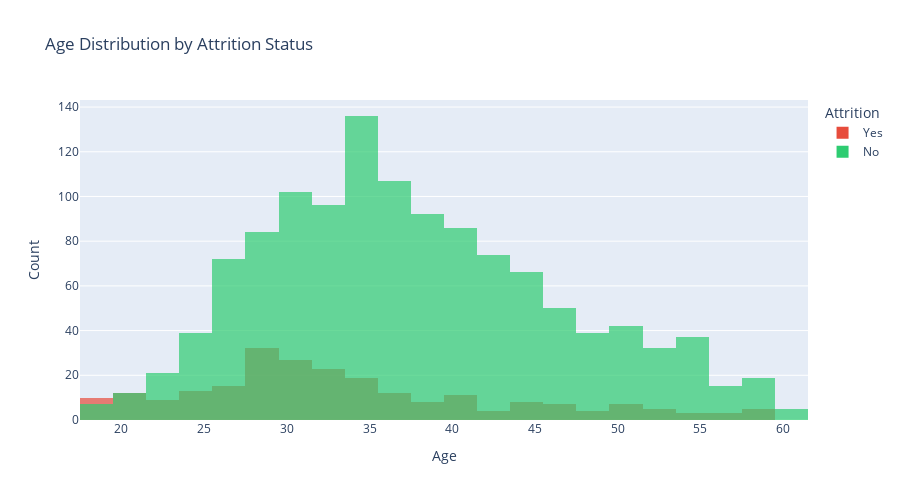

Notebook code for this chart:
### Markdown cell above
## 2. DEMOGRAPHIC ANALYSIS

### Code cell
# Age distribution by attrition
fig = px.histogram(df, x='Age', color='Attrition',
                   nbins=30, barmode='overlay',
                   title='Age Distribution by Attrition Status',
                   color_discrete_map={'Yes': '#e74c3c', 'No': '#2ecc71'},
                   opacity=0.7)

fig.update_layout(height=500, xaxis_title='Age', yaxis_title='Count')
fig.show()

# Statistics by age group
if 'AgeGroup' in df.columns:
    age_attrition = df.groupby('AgeGroup')['Attrition_Binary'].agg(['mean', 'count'])
    age_attrition['mean'] = age_attrition['mean'] * 100
    print("\nAttrition Rate by Age Group:")
    print(age_attrition)

### Figure 1 — Plotly figure (JSON) as saved in the notebook; plotly's stock layout.template omitted (floating-point values rounded to 4 significant figures; data arrays with more than 128 entries replaced by an {"elided": "..."} marker saying what was removed)
{"data": [{"alignmentgroup": "True", "bingroup": "x", "hovertemplate": "Attrition=Yes<br>Age=%{x}<br>count=%{y}<extra></extra>", "legendgroup": "Yes", "marker": {"color": "#e74c3c", "opacity": 0.7, "pattern": {"shape": ""}}, "name": "Yes", "nbinsx": 30, "offsetgroup": "Yes", "orientation": "v", "showlegend": true, "type": "histogram", "x": {"elided": "237 int values"}, "xaxis": "x", "yaxis": "y"}, {"alignmentgroup": "True", "bingroup": "x", "hovertemplate": "Attrition=No<br>Age=%{x}<br>count=%{y}<extra></extra>", "legendgroup": "No", "marker": {"color": "#2ecc71", "opacity": 0.7, "pattern": {"shape": ""}}, "name": "No", "nbinsx": 30, "offsetgroup": "No", "orientation": "v", "showlegend": true, "type": "histogram", "x": {"elided": "1233 int values"}, "xaxis": "x", "yaxis": "y"}], "layout": {"barmode": "overlay", "height": 500, "legend": {"title": {"text": "Attrition"}, "tracegroupgap": 0}, "title": {"text": "Age Distribution by Attrition Status"}, "xaxis": {"anchor": "y", "domain": [0, 1], "title": {"text": "Age"}}, "yaxis": {"anchor": "x", "domain": [0, 1], "title": {"text": "Count"}}}}
